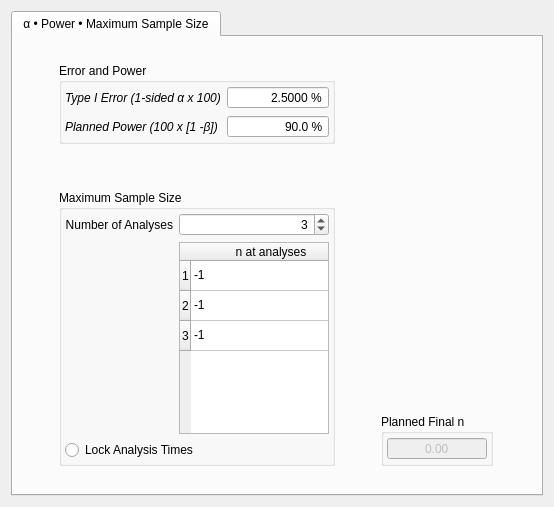
        <widget class="QWidget" name="AnalysisPage">
         <layout class="QGridLayout" name="gridLayout_81">
          <item row="0" column="0">
           <widget class="QTabWidget" name="analysisTab">
            <property name="currentIndex">
             <number>0</number>
            </property>
            <widget class="QWidget" name="epss">
             <attribute name="title">
              <string>α • Power • Maximum Sample Size</string>
             </attribute>
             <layout class="QGridLayout" name="gridLayout_84">
              <item row="0" column="1">
               <spacer name="verticalSpacer_20">
                <property name="orientation">
                 <enum>Qt::Vertical</enum>
                </property>
                <property name="sizeHint" stdset="0">
                 <size>
                  <width>20</width>
                  <height>15</height>
                 </size>
                </property>
               </spacer>
              </item>
              <item row="1" column="1" rowspan="4">
               <layout class="QVBoxLayout" name="verticalLayout_2">
                <item>
                 <widget class="QGroupBox" name="anlErrorPowerSampleGroup">
                  <property name="title">
                   <string>Error and Power</string>
                  </property>
                  <layout class="QGridLayout" name="gridLayout_79">
                   <property name="margin">
                    <number>3</number>
                   </property>
                   <item row="0" column="0">
                    <layout class="QGridLayout" name="gridLayout_78">
                     <item row="0" column="0">
                      <widget class="QLabel" name="anlErrorLabel">
                       <property name="font">
                        <font>
                         <italic>true</italic>
                        </font>
                       </property>
                       <property name="text">
                        <string>Type I Error (1-sided α x 100)</string>
                       </property>
                      </widget>
                     </item>
                     <item row="0" column="1">
                      <widget class="QDoubleSpinBox" name="anlErrorDSpin">
                       <property name="maximumSize">
                        <size>
                         <width>150</width>
                         <height>16777215</height>
                        </size>
                       </property>
                       <property name="whatsThis">
                        <string>Type I Error </string>
                       </property>
                       <property name="alignment">
                        <set>Qt::AlignRight|Qt::AlignTrailing|Qt::AlignVCenter</set>
                       </property>
                       <property name="readOnly">
                        <bool>true</bool>
                       </property>
                       <property name="buttonSymbols">
                        <enum>QAbstractSpinBox::NoButtons</enum>
                       </property>
                       <property name="suffix">
                        <string> %</string>
                       </property>
                       <property name="decimals">
                        <number>4</number>
                       </property>
                       <property name="maximum">
                        <double>100.000000000000000</double>
                       </property>
                       <property name="singleStep">
                        <double>0.100000000000000</double>
                       </property>
                       <property name="value">
                        <double>2.500000000000000</double>
                       </property>
                      </widget>
                     </item>
                     <item row="1" column="0">
                      <widget class="QLabel" name="anlPowerLabel">
                       <property name="font">
                        <font>
                         <italic>true</italic>
                        </font>
                       </property>
                       <property name="text">
                        <string>Planned Power (100 x [1 -β])</string>
                       </property>
                      </widget>
                     </item>
                     <item row="1" column="1">
                      <widget class="QDoubleSpinBox" name="anlPowerDSpin">
                       <property name="sizePolicy">
                        <sizepolicy hsizetype="Minimum" vsizetype="Fixed">
                         <horstretch>0</horstretch>
                         <verstretch>0</verstretch>
                        </sizepolicy>
                       </property>
                       <property name="maximumSize">
                        <size>
                         <width>150</width>
                         <height>16777215</height>
                        </size>
                       </property>
                       <property name="whatsThis">
                        <string>Type II Error</string>
                       </property>
                       <property name="layoutDirection">
                        <enum>Qt::LeftToRight</enum>
                       </property>
                       <property name="alignment">
                        <set>Qt::AlignRight|Qt::AlignTrailing|Qt::AlignVCenter</set>
                       </property>
                       <property name="readOnly">
                        <bool>true</bool>
                       </property>
                       <property name="buttonSymbols">
                        <enum>QAbstractSpinBox::NoButtons</enum>
                       </property>
                       <property name="suffix">
                        <string> %</string>
                       </property>
                       <property name="decimals">
                        <number>1</number>
                       </property>
                       <property name="singleStep">
                        <double>0.500000000000000</double>
                       </property>
                       <property name="value">
                        <double>90.000000000000000</double>
                       </property>
                      </widget>
                     </item>
                    </layout>
                   </item>
                  </layout>
                 </widget>
                </item>
                <item>
                 <spacer name="verticalSpacer_18">
                  <property name="orientation">
                   <enum>Qt::Vertical</enum>
                  </property>
                  <property name="sizeHint" stdset="0">
                   <size>
                    <width>20</width>
                    <height>40</height>
                   </size>
                  </property>
                 </spacer>
                </item>
                <item>
                 <widget class="QGroupBox" name="analSampleSizeGroup">
                  <property name="title">
                   <string>Maximum Sample Size</string>
                  </property>
                  <layout class="QGridLayout" name="gridLayout_77">
                   <property name="margin">
                    <number>3</number>
                   </property>
                   <item row="1" column="0">
                    <layout class="QGridLayout" name="gridLayout_8">
                     <item row="0" column="1">
                      <widget class="QLabel" name="anlMaxSampleSizeLabel">
                       <property name="text">
                        <string>Number of Analyses</string>
                       </property>
                       <property name="alignment">
                        <set>Qt::AlignRight|Qt::AlignTrailing|Qt::AlignVCenter</set>
                       </property>
                      </widget>
                     </item>
                     <item row="0" column="2">
                      <widget class="QSpinBox" name="anlMaxSampleSizeSpin">
                       <property name="sizePolicy">
                        <sizepolicy hsizetype="Expanding" vsizetype="Fixed">
                         <horstretch>0</horstretch>
                         <verstretch>0</verstretch>
                        </sizepolicy>
                       </property>
                       <property name="maximumSize">
                        <size>
                         <width>150</width>
                         <height>16777215</height>
                        </size>
                       </property>
                       <property name="whatsThis">
                        <string>Sample size</string>
                       </property>
                       <property name="alignment">
                        <set>Qt::AlignRight|Qt::AlignTrailing|Qt::AlignVCenter</set>
                       </property>
                       <property name="minimum">
                        <number>1</number>
                       </property>
                       <property name="value">
                        <number>3</number>
                       </property>
                      </widget>
                     </item>
                     <item row="1" column="1">
                      <spacer name="horizontalSpacer_12">
                       <property name="orientation">
                        <enum>Qt::Horizontal</enum>
                       </property>
                       <property name="sizeHint" stdset="0">
                        <size>
                         <width>40</width>
                         <height>20</height>
                        </size>
                       </property>
                      </spacer>
                     </item>
                     <item row="1" column="2">
                      <widget class="QTableWidget" name="anlSampleSizeTable">
                       <property name="maximumSize">
                        <size>
                         <width>150</width>
                         <height>16777215</height>
                        </size>
                       </property>
                       <property name="whatsThis">
                        <string>Sample size per analysis</string>
                       </property>
                       <property name="alternatingRowColors">
                        <bool>false</bool>
                       </property>
                       <property name="rowCount">
                        <number>3</number>
                       </property>
                       <attribute name="horizontalHeaderDefaultSectionSize">
                        <number>160</number>
                       </attribute>
                       <attribute name="horizontalHeaderStretchLastSection">
                        <bool>true</bool>
                       </attribute>
                       <attribute name="horizontalHeaderStretchLastSection">
                        <bool>true</bool>
                       </attribute>
                       <attribute name="horizontalHeaderDefaultSectionSize">
                        <number>160</number>
                       </attribute>
                       <row/>
                       <row/>
                       <row/>
                       <column>
                        <property name="text">
                         <string>n at analyses</string>
                        </property>
                       </column>
                       <item row="0" column="0">
                        <property name="text">
                         <string>-1</string>
                        </property>
                       </item>
                       <item row="1" column="0">
                        <property name="text">
                         <string>-1</string>
                        </property>
                       </item>
                       <item row="2" column="0">
                        <property name="text">
                         <string>-1</string>
                        </property>
                       </item>
                      </widget>
                     </item>
                    </layout>
                   </item>
                   <item row="2" column="0">
                    <widget class="QRadioButton" name="anlLockTimesRadio">
                     <property name="text">
                      <string>Lock Analysis Times</string>
                     </property>
                    </widget>
                   </item>
                  </layout>
                 </widget>
                </item>
               </layout>
              </item>
              <item row="1" column="3">
               <spacer name="horizontalSpacer_17">
                <property name="orientation">
                 <enum>Qt::Horizontal</enum>
                </property>
                <property name="sizeHint" stdset="0">
                 <size>
                  <width>112</width>
                  <height>20</height>
                 </size>
                </property>
               </spacer>
              </item>
              <item row="2" column="0">
               <spacer name="horizontalSpacer_7">
                <property name="orientation">
                 <enum>Qt::Horizontal</enum>
                </property>
                <property name="sizeHint" stdset="0">
                 <size>
                  <width>37</width>
                  <height>20</height>
                 </size>
                </property>
               </spacer>
              </item>
              <item row="3" column="3">
               <spacer name="verticalSpacer_25">
                <property name="orientation">
                 <enum>Qt::Vertical</enum>
                </property>
                <property name="sizeHint" stdset="0">
                 <size>
                  <width>20</width>
                  <height>274</height>
                 </size>
                </property>
               </spacer>
              </item>
              <item row="4" column="2">
               <spacer name="horizontalSpacer_16">
                <property name="orientation">
                 <enum>Qt::Horizontal</enum>
                </property>
                <property name="sizeHint" stdset="0">
                 <size>
                  <width>40</width>
                  <height>20</height>
                 </size>
                </property>
               </spacer>
              </item>
              <item row="4" column="3">
               <widget class="QGroupBox" name="groupBox_4">
                <property name="title">
                 <string>Planned Final n</string>
                </property>
                <layout class="QGridLayout" name="gridLayout_80">
                 <property name="margin">
                  <number>3</number>
                 </property>
                 <item row="0" column="0">
                  <layout class="QGridLayout" name="gridLayout_83">
                   <item row="0" column="0">
                    <widget class="QDoubleSpinBox" name="anlMaxnIPlanDSpin">
                     <property name="enabled">
                      <bool>false</bool>
                     </property>
                     <property name="alignment">
                      <set>Qt::AlignCenter</set>
                     </property>
                     <property name="readOnly">
                      <bool>true</bool>
                     </property>
                     <property name="buttonSymbols">
                      <enum>QAbstractSpinBox::NoButtons</enum>
                     </property>
                    </widget>
                   </item>
                  </layout>
                 </item>
                </layout>
               </widget>
              </item>
              <item row="4" column="4">
               <spacer name="horizontalSpacer_8">
                <property name="orientation">
                 <enum>Qt::Horizontal</enum>
                </property>
                <property name="sizeHint" stdset="0">
                 <size>
                  <width>39</width>
                  <height>20</height>
                 </size>
                </property>
               </spacer>
              </item>
              <item row="5" column="1">
               <spacer name="verticalSpacer_21">
                <property name="orientation">
                 <enum>Qt::Vertical</enum>
                </property>
                <property name="sizeHint" stdset="0">
                 <size>
                  <width>20</width>
                  <height>19</height>
                 </size>
                </property>
               </spacer>
              </item>
              <item row="5" column="3">
               <spacer name="verticalSpacer_24">
                <property name="orientation">
                 <enum>Qt::Vertical</enum>
                </property>
                <property name="sizeHint" stdset="0">
                 <size>
                  <width>20</width>
                  <height>19</height>
                 </size>
                </property>
               </spacer>
              </item>
             </layout>
            </widget>
           </widget>
          </item>
         </layout>
        </widget>
